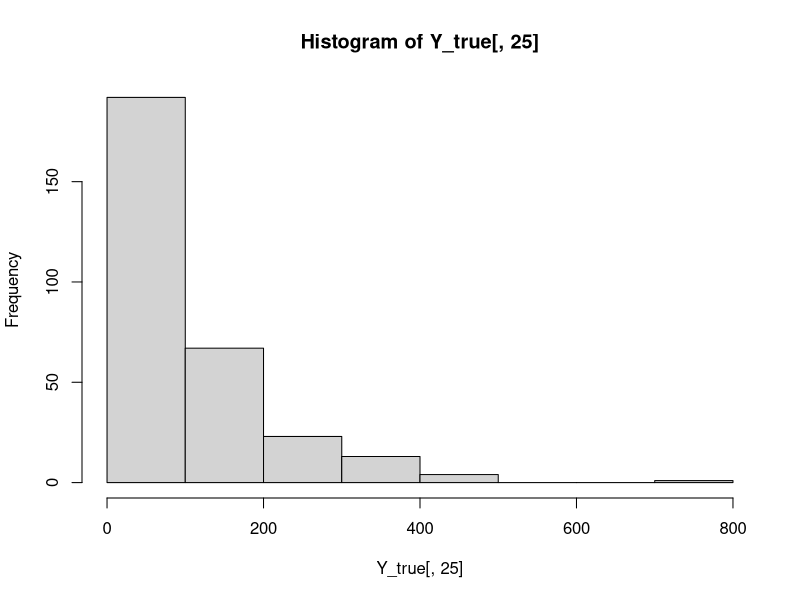
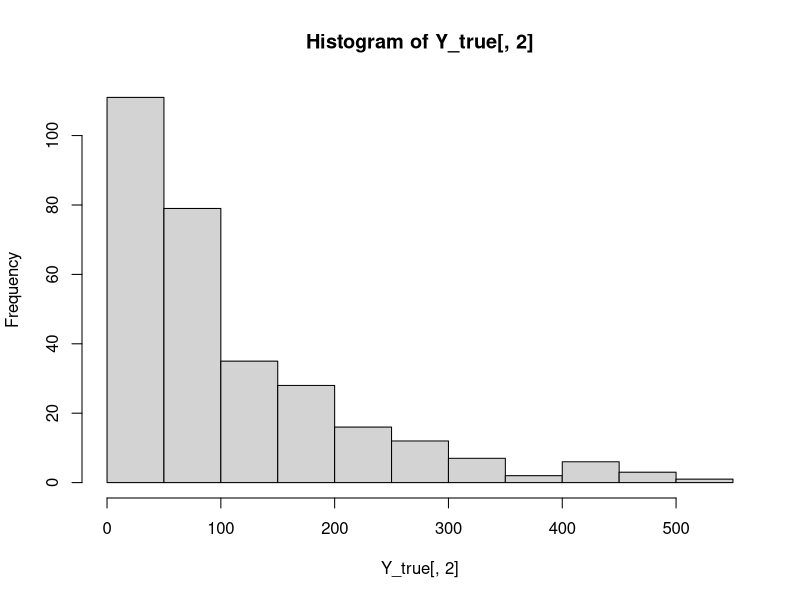

Reproduce these figures in R, in order.
# Re-shape quantile function with covariante imbalance

# generate X from uniform 0 to 10

n = 300
p = 50

 make_na = function(Xj, Mj){
  Xj[ Mj==0 ] = NA
  Xj
}
 
#dir.create ("C:/Users/markh/Dropbox/Columbia/WGAN_IQ/Data/Simulations/Informative_Distributions/CI/")

setwd ("C:/Users/markh/Dropbox/Columbia/WGAN_IQ/Data/Simulations/CI/")


for(k in 1:3){
  
  namek = paste('CI3_', k, '.csv', sep = '') 
  namek_true = paste('CI3_', k, '_True.csv', sep = '') 
  
   
  multi_missings = lapply(1:p, function(j) {
    
    x = runif(n, 0, 10)
    y = rexp(n  ,  .01)
    pm=   1- log(x+1)/ max(log(x+1)) # probablity of being observed
    
    d = rbinom(n,1,prob=pm)  
    list(x=x,  y= y, pm = pm, d =d)
  }   )
  
  X_true  = data.frame( do.call( cbind ,  lapply(multi_missings, function(x)  x$x) ))
  Y_true = data.frame( do.call( cbind ,  lapply(multi_missings, function(x)  x$y) ))
  M   = data.frame( do.call( cbind ,  lapply(multi_missings, function(x)  x$d) ))
  true_Pm =  data.frame( do.call( cbind ,  lapply(multi_missings, function(x)  x$pm) ))
  
  
  X_na = sapply(1:p, function(j)  make_na(X_true[,j], M[,j]  )  )
  Y_na =  sapply(1:p, function(j)  make_na(Y_true[,j], M[,j]  )  )
  
  XY_true = cbind(X_true, Y_true)
  XY_export = cbind(X_na, Y_na) 
  XY_export[ is.na(XY_export) ] =  - 99
  
  write.table( XY_export ,   namek , sep = ',', col.names = F,row.names = F)
  write.table( XY_true ,  namek_true , sep = ',', col.names = F,row.names = F)
}





# now add another multi
hist(Y_true[,25])
hist(Y_true[,2])

#Z = 



 
 
 
Pm = cbind( true_Pm , true_Pm)

XY_export[ is.na(XY_export) ] =  - 99


setwd('/Users/markh/Dropbox/Columbia/WGAN_IQ/Data/Simulations/Informative_Distributions/')
export = function(){
write.table( XY_export ,   'CovIm5.csv' , sep = ',', col.names = F,row.names = F)
write.table( XY_true ,  'CovIm5_True.csv' , sep = ',', col.names = F,row.names = F)
write.table( Pm ,  'CovIm5_MsgProbs.csv' , sep = ',', col.names = F,row.names = F)
}


#

j = 10

x = X_true[,j]
y = Y_true[,j]
d = M[,j]
pm = true_Pm[,j]
#d = rbinom(n,1,prob=pm) # d is observed probab
 
y1=y[d==1]; 
x1=x[d==1]; 
pi1=pm[d==1]

y2=y[d==0]; 
x2=x[d==0]; 
pi2=1-pm[d==0]





single_case = function(){
  
  qqplot(y1,y2); abline(0,1)
  qqplot(x1,x2); abline(0,1)
   
  
  # Re-shape quantile function of observed ones
  target.taus=seq(0,1, by=0.02)
  
  w1 = (1/pi1)/sum(1/pi1)
  
  # reshape quantile of X
  or = order(x1)
  x11 = x1[or]; w11= w1[or]
  q.ext = c(0,cumsum(w11)) # add quantile level 0
  x11.ext=c(min(x),x11)         # assign the smallest value to the quantile level 0
  xout.Q1=approx(q.ext,x11.ext,xout=target.taus)
  
  # reshape quantile of Y
  or = order(y1)
  y11 = y1[or]; w11= w1[or]
  q.ext = c(0,cumsum(w11)) # add quantile level 0
  y11.ext = c(min(y),y11)   
  yout.Q1=approx(q.ext,y11.ext,xout=target.taus)
  
  # Re-shape quantile function of observed ones
  
  
  w2 = (1/(pi2))/sum(1/(pi2))
  
  or = order(x2)
  x21 = x2[or]; w21= w2[or]
  q.ext = c(0,cumsum(w21)) # add quantile level 0
  x21.ext=c(min(x),x21)  # assign the smallest value to the quantile level 0
  xout.Q2=approx(q.ext,x21.ext,xout=target.taus)
  
  or = order(y2)
  y21 = y2[or]; w21= w2[or]
  q.ext = c(0,cumsum(w21)) # add quantile level 0
  y21.ext=c(min(y),y21)  # assign the smallest value to the quantile level 0
  yout.Q2=approx(q.ext,y21.ext,xout=target.taus)
  
  
  #QQ plot for x
  
  qqplot(x1,x2, xlab = "observed x (x1)", ylab ="missing x (x2)", main = "QQ plot")
  abline(0,1)
  # QQ plot after adjustment (red points)
  points(xout.Q1$y,xout.Q2$y,col=2, main="QQ plot ")
  
  #QQ plot for y
  
  qqplot(y1,y2, xlab = "observed y (y1)", ylab ="missing y (y2)", main = "QQ plot")
  abline(0,1)
  # QQ plot after adjustment (red points)
  points(yout.Q1$y,yout.Q2$y,col=2, main="QQ plot ")
  
}

